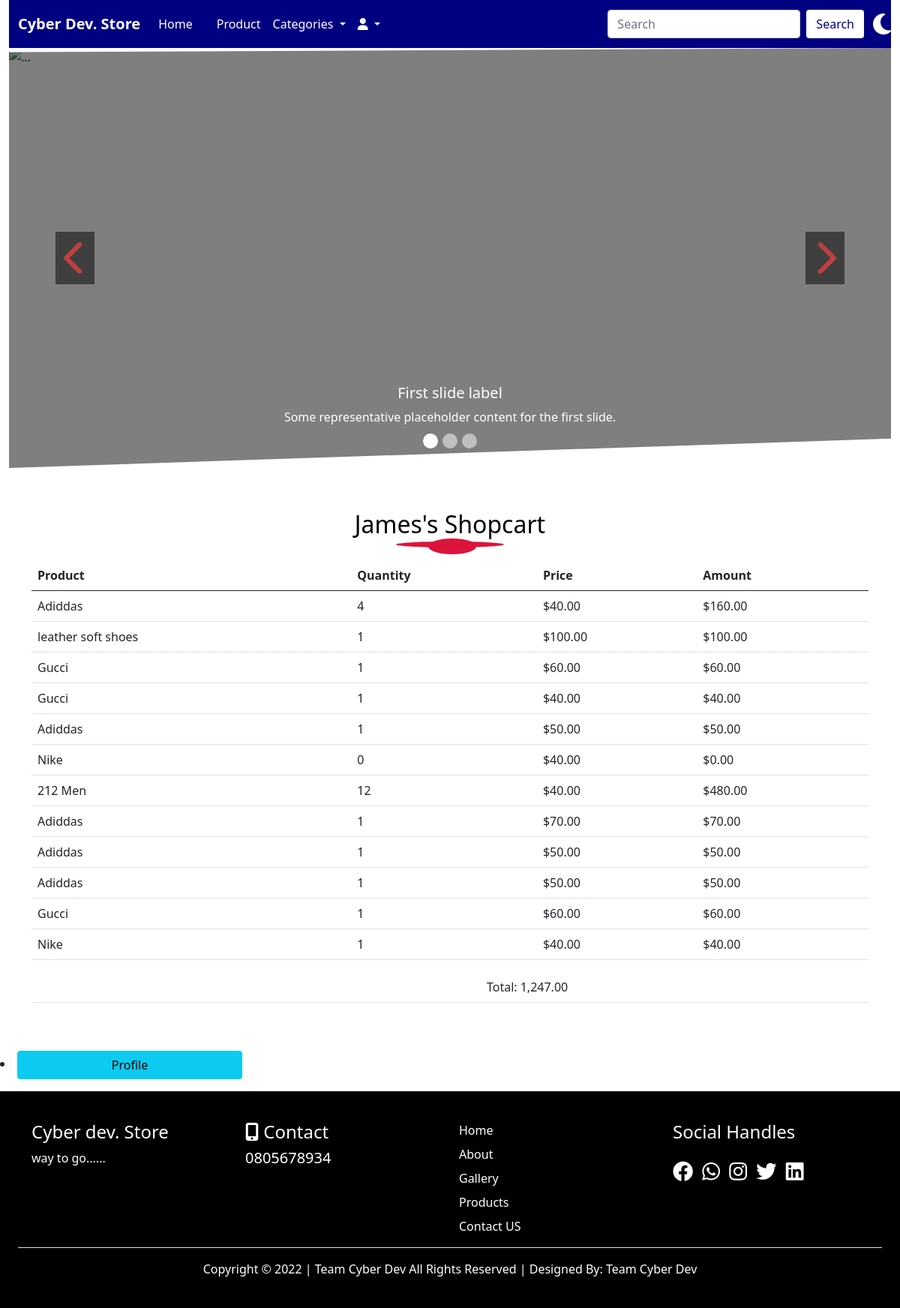
Page /history/ (signed in) on the committed database.
### userprofile/models.py (models this page shows, shortened)
class Profile(models.Model):
    user = models.OneToOneField(User, on_delete= models.CASCADE)
    first_name = models.CharField(max_length=50)
    last_name = models.CharField(max_length=50)
    email = models.EmailField()
    phone = models.CharField(max_length=50)
    address = models.CharField(max_length=100)
    state = models.CharField(max_length=50)
    nationality = models.CharField(max_length=50)
    gender = models.CharField(max_length=50)
    pix = models.ImageField(upload_to= 'Profile', default='avatar.png')

### store/models.py (models this page shows, shortened)
class Cart(models.Model):
    user = models.ForeignKey(User, on_delete=models.CASCADE)
    product = models.ForeignKey(Product, on_delete=models.CASCADE)
    title_g = models.CharField(max_length=50, blank=True, null=True, default='a')
    quantity = models.IntegerField()
    price = models.IntegerField()
    order_no = models.CharField(max_length=255)
    amount = models.IntegerField(null=True, blank=True)
    paid =  models.BooleanField(default=False)
    created_at = models.DateTimeField(auto_now_add=True)
    class Meta:
        db_table = 'cart'
        managed = True
        verbose_name = 'Cart'
        verbose_name_plural = 'Carts'

### home/views.py (the view)
# urls.py: path('history/', views.history, name='history'),
@login_required(login_url='signin')
def history(request):
  profile = Profile.objects.get(user__username= request.user.username)
  trolley = Cart.objects.filter(user__username=request.user.username, paid=True)
  subtotal = 0
  vat = 0
  total = 0
  for cart in trolley:
    subtotal += cart.price * cart.quantity
  vat = 0.075 * subtotal
  total = subtotal + vat
  context = {
    'trolley': trolley,
    'total': total,
    'profile': profile,
  }
  return render(request, 'history.html', context)

### home/context_processors.py (called while the page is built)
def cartcount(request):
    reading = Cart.objects.filter(user__username=request.user.username, paid=False)
    cartcount = 0
    for items in reading:
        cartcount += items.quantity
    context = {
        'cartcount':cartcount,
    }
    return context

### home/templates/history.html (shortened to what this page needs)
{% extends 'base.html' %}
{% load humanize %}
{% block header %}   {% include 'header.html' %}   {% endblock header %}
{% block carousel %}   {% include 'carousel.html' %}     {% endblock carousel %}
{% block content %}
<div class="container mt-5 mb-5">
    <h2 class="text-center text-capitalize latest">{{profile.first_name}}'s Shopcart</h2>
    <div class="table-responsive table-box">
      <table class="table">
        <thead>
          <tr>
            <th scope="col">Product</th>
            <th scope="col">Quantity</th>
            <th scope="col">Price</th>
            <th scope="col">Amount</th>
          </tr>
        </thead>
        <tbody>
            {% if trolley %}
                {% for items in trolley %}
                    <tr>
                        <td>{{items.title_g}}</td>
                        <td>{{items.quantity}}</td>
                        <td>${{items.price|floatformat:2|intcomma}}</td>
                        <td>${{items.amount|floatformat:2|intcomma}}</td>
                    </tr>
                {% endfor %}
            {% endif %}
        </tbody>
      </table>
      <div class="table">
        <table class="table">
          <tbody>
            <tr>
              <td></td>
              <td></td>
              <td></td>
              <td></td>
              <td></td>
              <td></td>
              <td></td>
              <td></td>
              <td></td>
              <td>Total: {{total|floatformat:2|intcomma}}</td>
            </tr>
        </tbody>
        </table>
      </div>
    </div>
  </div>
  <li class="mb-3"><a href="{% url 'profile' %}" class="btn w-25 btn-info">Profile</a></li>
{% endblock content %}
{% block footer %}   {% include 'footer.html' %}   {% endblock footer %}

### home/static/css/style.css (style rules this page uses)
:root { --body: white; --nav-color: navy; --latest: black; --white-color: white; --blur-blue: #05668D; --black-color: black; --gold-color: gold; --red-color: red; --crimson-color: crimson; --footer: black; --footer-txt: white; --caddress: black; }
body { background: var(--body); }
.latest { color: var(--latest); }
.latest::after { content: ''; display: block; height: 1.3rem; width: 4rem; border-radius: 100%; background: var(--crimson-color); margin: auto; transform: translateX(3px); }
.latest::before { content: ''; display: block; height: .5rem; width: 9rem; border-radius: 100%; background: var(--crimson-color); margin: auto; transform: translateY(50px); }

### rows in the picture
Profile: first_name "James"
Cart: title_g "Adiddas", quantity "4", price "40.00", amount "160.00"
Cart: title_g "leather soft shoes", quantity "1", price "100.00", amount "100.00"
Cart: title_g "Gucci", quantity "1", price "60.00", amount "60.00"
Cart: title_g "Gucci", quantity "1", price "40.00", amount "40.00"
Cart: title_g "Adiddas", quantity "1", price "50.00", amount "50.00"
Cart: title_g "Nike", quantity "0", price "40.00", amount "0.00"
Cart: title_g "212 Men", quantity "12", price "40.00", amount "480.00"
Cart: title_g "Adiddas", quantity "1", price "70.00", amount "70.00"
Cart: title_g "Adiddas", quantity "1", price "50.00", amount "50.00"
Cart: title_g "Adiddas", quantity "1", price "50.00", amount "50.00"
Cart: title_g "Gucci", quantity "1", price "60.00", amount "60.00"
Cart: title_g "Nike", quantity "1", price "40.00", amount "40.00"

### other values in the picture
{{ total|floatformat:2|intcomma }} "1,247.00"
